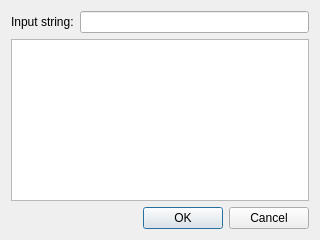
<?xml version="1.0" encoding="UTF-8"?>
<ui version="4.0">
 <class>Dialog</class>
 <widget class="QDialog" name="Dialog">
  <property name="geometry">
   <rect>
    <x>0</x>
    <y>0</y>
    <width>320</width>
    <height>240</height>
   </rect>
  </property>
  <property name="windowTitle">
   <string>Input selection</string>
  </property>
  <layout class="QGridLayout" name="gridLayout">
   <item row="0" column="1">
    <widget class="QLineEdit" name="input_edit"/>
   </item>
   <item row="2" column="1">
    <widget class="QDialogButtonBox" name="buttonBox">
     <property name="orientation">
      <enum>Qt::Horizontal</enum>
     </property>
     <property name="standardButtons">
      <set>QDialogButtonBox::Cancel|QDialogButtonBox::Ok</set>
     </property>
    </widget>
   </item>
   <item row="0" column="0">
    <widget class="QLabel" name="label">
     <property name="text">
      <string>Input string:</string>
     </property>
    </widget>
   </item>
   <item row="1" column="0" colspan="2">
    <widget class="QTableView" name="input_table">
     <property name="editTriggers">
      <set>QAbstractItemView::NoEditTriggers</set>
     </property>
     <property name="verticalScrollMode">
      <enum>QAbstractItemView::ScrollPerPixel</enum>
     </property>
     <property name="horizontalScrollMode">
      <enum>QAbstractItemView::ScrollPerPixel</enum>
     </property>
     <attribute name="verticalHeaderVisible">
      <bool>false</bool>
     </attribute>
    </widget>
   </item>
  </layout>
 </widget>
 <resources/>
 <connections>
  <connection>
   <sender>buttonBox</sender>
   <signal>accepted()</signal>
   <receiver>Dialog</receiver>
   <slot>accept()</slot>
   <hints>
    <hint type="sourcelabel">
     <x>248</x>
     <y>254</y>
    </hint>
    <hint type="destinationlabel">
     <x>157</x>
     <y>274</y>
    </hint>
   </hints>
  </connection>
  <connection>
   <sender>buttonBox</sender>
   <signal>rejected()</signal>
   <receiver>Dialog</receiver>
   <slot>reject()</slot>
   <hints>
    <hint type="sourcelabel">
     <x>316</x>
     <y>260</y>
    </hint>
    <hint type="destinationlabel">
     <x>286</x>
     <y>274</y>
    </hint>
   </hints>
  </connection>
 </connections>
</ui>
